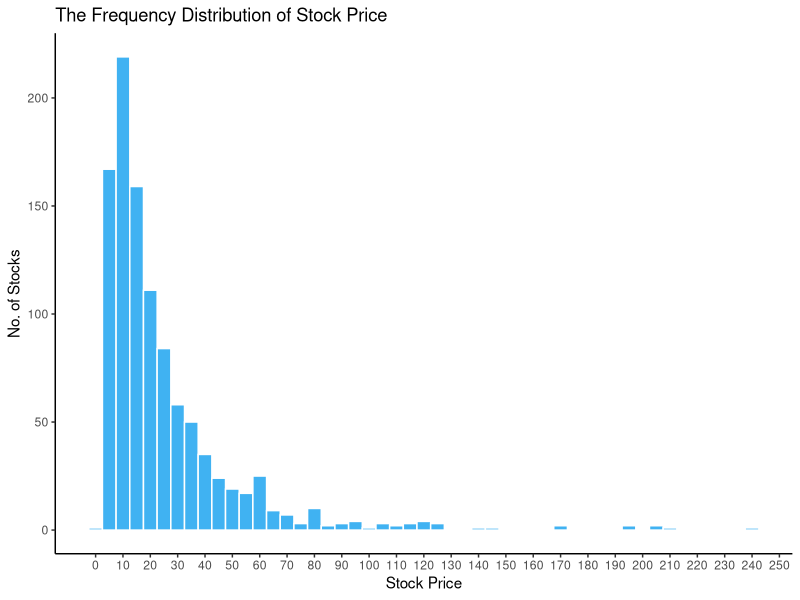

Generate this figure with R:
## ---- chunk 1
library("tidyverse")
library(readxl)
stock <- readxl::read_excel("Daily Stock Tracking.xlsx",sheet = "Stock")
## ---- chunk 2
View(stock)
str(stock)
summary(stock$"Close Price") #detect irrelevant data values

## ---- chunk 3
substock <- stock %>% 
            select(Stock, "Close Price") %>% #select only relevant data
            rename(Price="Close Price") %>% #Rename column for simple interpretation
            drop_na(Price) %>% #Make sure that only useful columns and rows are kept
            arrange(-Price)
substock2<- substock[-c(1,2),] #remove irrelevant data values
View(substock)
View(substock2) #This is the final clean dataset for analysis

## ---- chunk 4
substock2 %>%
  ggplot(aes(x=Price)) +
  geom_histogram(binwidth=5, fill="#2CAAF0", color="white", alpha=0.9) +
  theme_classic() +
  labs(x ="Stock Price",
       y = "No. of Stocks",
       title = "The Frequency Distribution of Stock Price"
       ) +
  scale_x_continuous(breaks = seq(0, 250, 10))

## ---- chunk 5
total <-substock2 %>%
            summarise(n())

detail<- substock2 %>%
      filter(Price<50) %>%
      summarise(Numberstock50= n()) %>%
      mutate(Total=total) %>%
      mutate(Percentage = round(100*Numberstock50/Total))

head(detail)

